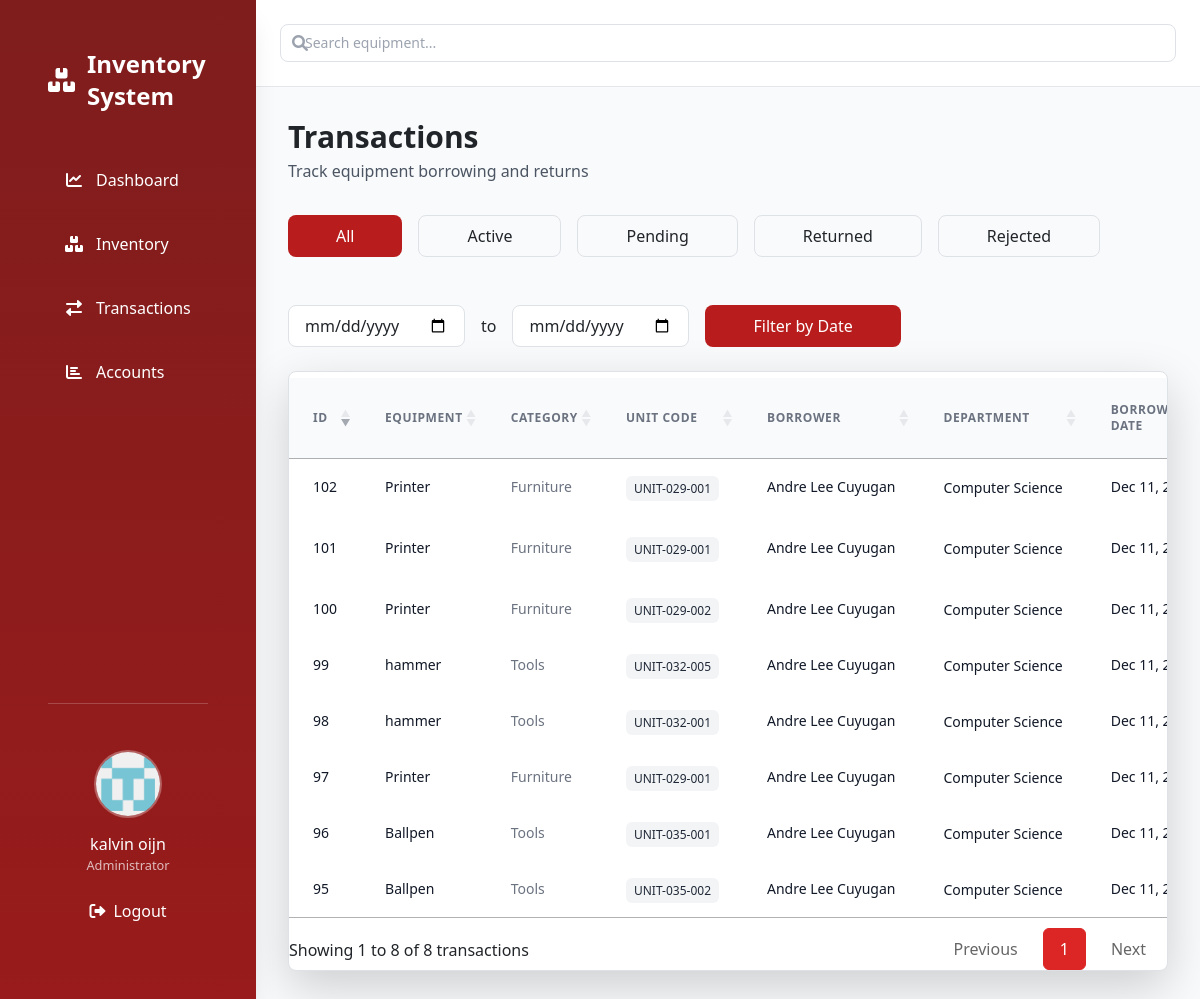
/admin/transaction.php (signed in), run on the app's committed database.
### tables this page shows
CREATE TABLE `borrowings` (
  `id` int(11) NOT NULL,
  `unit_id` int(11) NOT NULL,
  `user_id` int(11) NOT NULL,
  `borrow_date` date NOT NULL,
  `return_date` date DEFAULT NULL,
  `expected_return_date` date NOT NULL,
  `purpose` text DEFAULT NULL,
  `status` enum('pending','active','returned','rejected') DEFAULT 'pending',
  `created_at` timestamp NOT NULL DEFAULT current_timestamp(),
  `updated_at` timestamp NOT NULL DEFAULT current_timestamp() ON UPDATE current_timestamp()
);

CREATE TABLE `equipment` (
  `id` int(11) NOT NULL,
  `category_id` int(11) NOT NULL,
  `name` varchar(255) NOT NULL,
  `description` text DEFAULT NULL,
  `max_borrow_days` int(11) NOT NULL,
  `image_path` varchar(255) DEFAULT NULL,
  `created_at` timestamp NOT NULL DEFAULT current_timestamp(),
  `updated_at` timestamp NOT NULL DEFAULT current_timestamp() ON UPDATE current_timestamp()
);

CREATE TABLE `categories` (
  `id` int(11) NOT NULL,
  `name` varchar(255) NOT NULL
);

CREATE TABLE `equipment_units` (
  `id` int(11) NOT NULL,
  `equipment_id` int(11) NOT NULL,
  `unit_code` varchar(255) NOT NULL,
  `status` enum('available','borrowed','maintenance') DEFAULT 'available',
  `created_at` timestamp NOT NULL DEFAULT current_timestamp()
);

CREATE TABLE `department` (
  `id` int(11) NOT NULL,
  `name` varchar(255) NOT NULL
);

### classes/transaction.class.php (called while the page is built, shortened)
<?php
require_once 'database.class.php';
class Transaction
{
    private $db;
    public function __construct()
    {
        $this->db = new Database();
    }
    public function fetchAllTransactions($status_filter = 'all', $start_date = null, $end_date = null, $search_query = '')
    {
        $sql = "SELECT b.*, CONCAT(u.first_name, ' ', u.last_name) AS borrower_name, e.name AS equipment_name, e.image_path, eu.unit_code, eu.status as unit_status,
                       department.name AS department, c.name AS category_name
                FROM borrowings b
                JOIN equipment_units eu ON b.unit_id = eu.id
                JOIN equipment e ON eu.equipment_id = e.id
                LEFT JOIN users u ON b.user_id = u.id
                JOIN department ON department.id = u.department_id
                JOIN categories c ON e.category_id = c.id";
        $sql .= " ORDER BY b.created_at DESC";
        try {
            $stmt = $this->db->connect()->prepare($sql);
            $stmt->execute();
            return $stmt->fetchAll(PDO::FETCH_ASSOC);
        } catch (PDOException $e) {
            error_log("Error fetching transactions: " . $e->getMessage());
            return [];
        }
    }
}

### classes/database.class.php (called while the page is built)
<?php
class Database
{
    private $host = 'localhost';
    private $username = 'root';
    private $password = '';
    private $dbname = 'system';
    protected $connection;
    public function connect()
    {
        if ($this->connection === null) {
            try {
                $this->connection = new PDO("mysql:host=$this->host;dbname=$this->dbname", $this->username, $this->password);
                $this->connection->setAttribute(PDO::ATTR_ERRMODE, PDO::ERRMODE_EXCEPTION);
                $this->connection->setAttribute(PDO::ATTR_DEFAULT_FETCH_MODE, PDO::FETCH_ASSOC);
            } catch (PDOException $e) {
                die("Connection failed: " . $e->getMessage());
            }
        }
        return $this->connection;
    }
}
?>

### admin/transaction.php (the view, shortened to what this page needs)
<?php
require_once '../classes/database.class.php';
require_once '../classes/transaction.class.php';
$transaction = new Transaction();
$status_filter = isset($_GET['status']) ? $_GET['status'] : 'all';
$start_date = isset($_GET['start_date']) ? $_GET['start_date'] : null;
$end_date = isset($_GET['end_date']) ? $_GET['end_date'] : null;
$search_query = isset($_GET['search']) ? trim($_GET['search']) : '';
$transactions_result = $transaction->fetchAllTransactions($status_filter, $start_date, $end_date, $search_query);
?>
<?php require_once '../includes/header.php' ?>
<body class="bg-gray-50 flex min-h-screen relative overflow-x-hidden">
    <?php require_once '../includes/side_bar.php'; ?>
    <div class="flex-1 ml-[16rem] w-[calc(100%-16rem)] transition-all duration-300" id="main-container">
        <?php require_once '../includes/top_nav.php' ?>
        <main class="p-8">
            <div class="flex justify-between items-center mb-8 flex-wrap gap-5">
                <div>
                    <h2 class="text-3xl font-bold mb-1">Transactions</h2>
                    <p class="text-gray-600">Track equipment borrowing and returns</p>
                </div>
            </div>
            <div class="flex justify-between mb-6 flex-wrap gap-5">
                <div class="flex gap-3 flex-wrap">
                    <button class="px-5 py-2 rounded-lg <?php echo $status_filter == 'all' ? 'bg-red-700 text-white' : 'border border-gray-200 hover:bg-gray-50'; ?>"
                        onclick="filterTransactions('all')">All</button>
                    <button class="px-5 py-2 rounded-lg <?php echo $status_filter == 'active' ? 'bg-red-700 text-white' : 'border border-gray-200 hover:bg-gray-50'; ?>"
                        onclick="filterTransactions('active')">Active</button>
                    <button class="px-5 py-2 rounded-lg <?php echo $status_filter == 'pending' ? 'bg-red-700 text-white' : 'border border-gray-200 hover:bg-gray-50'; ?>"
                        onclick="filterTransactions('pending')">Pending</button>
                    <button class="px-5 py-2 rounded-lg <?php echo $status_filter == 'returned' ? 'bg-red-700 text-white' : 'border border-gray-200 hover:bg-gray-50'; ?>"
                        onclick="filterTransactions('returned')">Returned</button>
                    <button class="px-5 py-2 rounded-lg <?php echo $status_filter == 'rejected' ? 'bg-red-700 text-white' : 'border border-gray-200 hover:bg-gray-50'; ?>"
                        onclick="filterTransactions('rejected')">Rejected</button>
                </div>
                <div class="flex gap-3 flex-wrap">
                    <input type="date" id="startDate" class="px-3 py-2 border border-gray-200 rounded-lg" value="<?php echo $start_date; ?>">
                    <span class="self-center">to</span>
                    <input type="date" id="endDate" class="px-3 py-2 border border-gray-200 rounded-lg" value="<?php echo $end_date; ?>">
                    <button class="px-5 py-2 bg-red-700 text-white rounded-lg hover:bg-red-800" onclick="filterTransactions('date')">Filter by Date</button>
                </div>
            </div>
            <div class="bg-white rounded-lg shadow-lg overflow-hidden border border-gray-200">
                <div class="overflow-x-auto">
                    <table id="transactionsTable" class="w-full table-auto">
                        <thead>
                            <tr class="bg-gray-50 border-b border-gray-200">
                                <th class="px-4 py-3 text-left text-xs font-medium text-gray-500 uppercase tracking-wider">ID</th>
                                <th class="px-4 py-3 text-left text-xs font-medium text-gray-500 uppercase tracking-wider">Equipment</th>
                                <th class="px-4 py-3 text-left text-xs font-medium text-gray-500 uppercase tracking-wider">Category</th>
                                <th class="px-4 py-3 text-left text-xs font-medium text-gray-500 uppercase tracking-wider">Unit Code</th>
                                <th class="px-4 py-3 text-left text-xs font-medium text-gray-500 uppercase tracking-wider">Borrower</th>
                                <th class="px-4 py-3 text-left text-xs font-medium text-gray-500 uppercase tracking-wider">Department</th>
                                <th class="px-4 py-3 text-left text-xs font-medium text-gray-500 uppercase tracking-wider">Borrow Date</th>
                            </tr>
                        </thead>
                        <tbody class="bg-white divide-y divide-gray-200">
                            <?php foreach ($transactions_result as $transaction): ?>
                                <tr class="hover:bg-gray-50 transition-colors duration-200">
                                    <td class="px-4 py-3 whitespace-nowrap">
                                        <div class="text-sm font-medium text-gray-900"><?= htmlspecialchars($transaction['id']) ?></div>
                                    </td>
                                    <td class="px-4 py-3 whitespace-nowrap">
                                        <div class="text-sm font-medium text-gray-900"><?= htmlspecialchars($transaction['equipment_name']) ?></div>
                                    </td>
                                    <td class="px-4 py-3 whitespace-nowrap">
                                        <div class="text-sm text-gray-500"><?= htmlspecialchars($transaction['category_name'] ?? 'Uncategorized') ?></div>
                                    </td>
                                    <td class="px-4 py-3 whitespace-nowrap">
                                        <span class="px-2 py-1 text-xs font-medium bg-gray-100 text-gray-800 rounded-md">
                                            <?= htmlspecialchars($transaction['unit_code']) ?>
                                        </span>
                                    </td>
                                    <td class="px-4 py-3 whitespace-nowrap">
                                        <div class="text-sm font-medium text-gray-900"><?= htmlspecialchars($transaction['borrower_name']) ?></div>
                                    </td>
                                    <td class="px-4 py-3 whitespace-nowrap">
                                        <span class="text-sm text-gray-900"><?= htmlspecialchars($transaction['department']) ?></span>
                                    </td>
                                    <td class="px-4 py-3 whitespace-nowrap">
                                        <div class="text-sm text-gray-900">
                                            <?= date('M d, Y', strtotime($transaction['borrow_date'])) ?>
                                        </div>
                                    </td>
                                </tr>
                            <?php endforeach; ?>
                        </tbody>
                    </table>
                </div>
            </div>
</body>
</html>

### assets/css/custom.css (style rules this page uses)
:root { --brand-color: #800000; --brand-hover: #660000; --brand-active: #590000; }

### data on the page
borrowings: id "102", equipment.name "Printer", categories.name "Furniture", unit.unit_code "UNIT-029-001", borrower_name "Andre Lee Cuyugan", department.name "Computer Science", borrow_date "Dec 11,…"
borrowings: id "101", equipment.name "Printer", categories.name "Furniture", unit.unit_code "UNIT-029-001", borrower_name "Andre Lee Cuyugan", department.name "Computer Science", borrow_date "Dec 11,…"
borrowings: id "100", equipment.name "Printer", categories.name "Furniture", unit.unit_code "UNIT-029-002", borrower_name "Andre Lee Cuyugan", department.name "Computer Science", borrow_date "Dec 11,…"
borrowings: id "99", equipment.name "hammer", categories.name "Tools", unit.unit_code "UNIT-032-005", borrower_name "Andre Lee Cuyugan", department.name "Computer Science", borrow_date "Dec 11,…"
borrowings: id "98", equipment.name "hammer", categories.name "Tools", unit.unit_code "UNIT-032-001", borrower_name "Andre Lee Cuyugan", department.name "Computer Science", borrow_date "Dec 11,…"
borrowings: id "97", equipment.name "Printer", categories.name "Furniture", unit.unit_code "UNIT-029-001", borrower_name "Andre Lee Cuyugan", department.name "Computer Science", borrow_date "Dec 11,…"
borrowings: id "96", equipment.name "Ballpen", categories.name "Tools", unit.unit_code "UNIT-035-001", borrower_name "Andre Lee Cuyugan", department.name "Computer Science", borrow_date "Dec 11,…"
borrowings: id "95", equipment.name "Ballpen", categories.name "Tools", unit.unit_code "UNIT-035-002", borrower_name "Andre Lee Cuyugan", department.name "Computer Science", borrow_date "Dec 11,…"

### other printed values
$link['name'] "Dashboard"
$link['name'] "Inventory"
$link['name'] "Transactions"
$link['name'] "Accounts"
$_SESSION['first_name'] "kalvin"
$_SESSION['last_name'] "oijn"
$_SESSION['role'] "Administrator"
